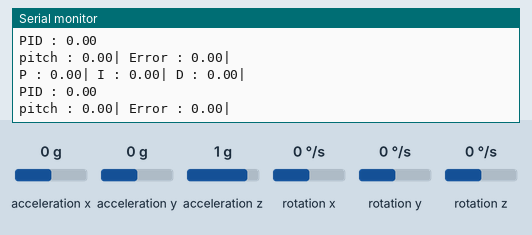
Recording of a sketch running on a simulated Arduino Uno, built with avr-gcc and run on an emulated ATmega328P. Shown: the last lines printed to the serial monitor. The inputs (shaded band) are chosen by the test bench; at power-on: acceleration y 0 g, acceleration x 0 g, acceleration z 1 g, rotation x 0 °/s, rotation y 0 °/s, rotation z 0 °/s.

Above: at 3.2 s.
3.3 s: acceleration y set to -1.4 g
At 4.0 s:
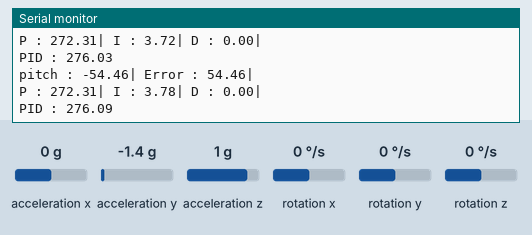
4.8 s: acceleration x set to -1.4 g
At 5.4 s:
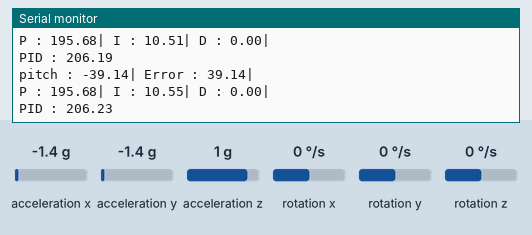
6.3 s: acceleration z set to -1.4 g
At 7.0 s:
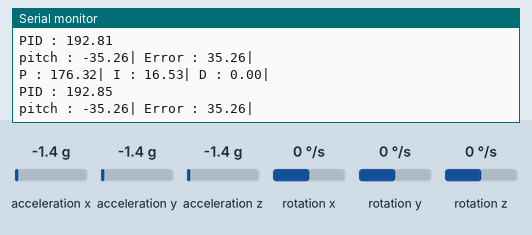
Timing chart, 0 to 9.3 s (numbered marks = the images above; inputs shaded):
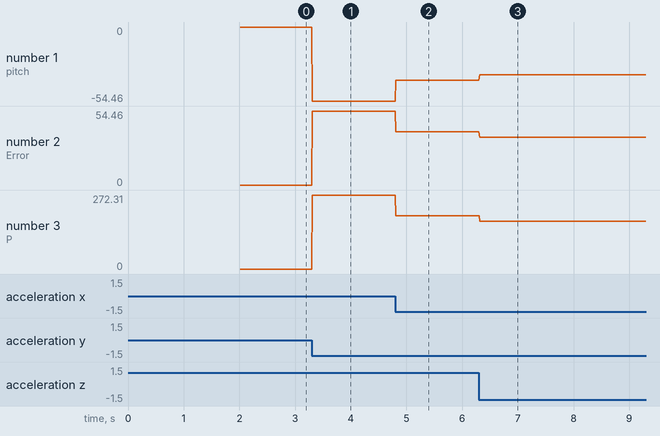

The sketch:

PID.ino
```cpp
#include <Wire.h>
#include <MPU6050_light.h>

MPU6050 mpu(Wire);

float waktu_lama = 0;
float Kp = 5;
float Ki = 0.1;
float Kd = 0.3;
float point_set = 0;
float Error_lama = 0;
float sigma_Error = 0;
float selisih_Error = 0;
unsigned long timer = 0; // variabel penampung waktu
unsigned long awal = 0; // variabel penampung waktu loop pertama kali di mulai
const unsigned long batas = 10000; // membatasi siklus perhitungan PID dalam micro second
float dt = 0;


void setup() {
  Serial.begin(115200);
  Wire.begin();

  byte status = mpu.begin();
  Serial.println("status mpu(0-aman, 1-error) :"); Serial.print("status");
  while(status != 0) {
    Serial.println("mpu gagal di inisialisasi");
  }
  mpu.calcOffsets(true, true); // kalibrasi gyro dan acc
  Serial.println("kalibrasi.....");
  delay(1000);
  Serial.println("kalibrasi selesai");
    // put your setu/p code here, to run once:
  timer = micros();

}

void loop() {
  mpu.update();

  awal = micros();

  if(awal - timer >= batas ) { // membatasi siklus dalam 100hz

    dt = (awal - timer ) /1000000.0f; // melakukan perhitungan selisih antar siklus sebagai data dt
    timer = awal;

    float Aktual_pitch = mpu.getAngleX(); // pembacaan angle pitch
    float Error = point_set - Aktual_pitch; // menghitung Error berdasarkan point_set

    float P = Kp * Error; // perhitungan komponen P

    sigma_Error += Error; // perhitungan akumulasi keseluruhan error yang sudah terjadi

    float I = Ki * ( sigma_Error * dt); // perhitungan komponen I

    selisih_Error = Error - Error_lama;
    float D = Kd * (selisih_Error /dt);

    Error_lama = Error;
    float PID = P + I + D;

    Serial.print("pitch : "); Serial.print(Aktual_pitch);Serial.print("| ");
    Serial.print("Error : "); Serial.print(Error);Serial.println("|");
    Serial.println("\n");
    Serial.print("P : ");Serial.print(P);Serial.print("|");
    Serial.print(" I : ");Serial.print(I);Serial.print("|");
    Serial.print(" D : ");Serial.print(D);Serial.println("|");
    Serial.print("PID : ");Serial.println(PID);

  }
  // put your main code here, to run repeatedly:

}
```

Measured:
- after the input at 3.3 s, the serial monitor: prints a new line at once (image 1)
- plotted number 1: 0 → -54.46 after the input at 3.3 s
- plotted number 2: 0 → 54.46 after the input at 3.3 s
- plotted number 3: 0 → 272.31 after the input at 3.3 s
